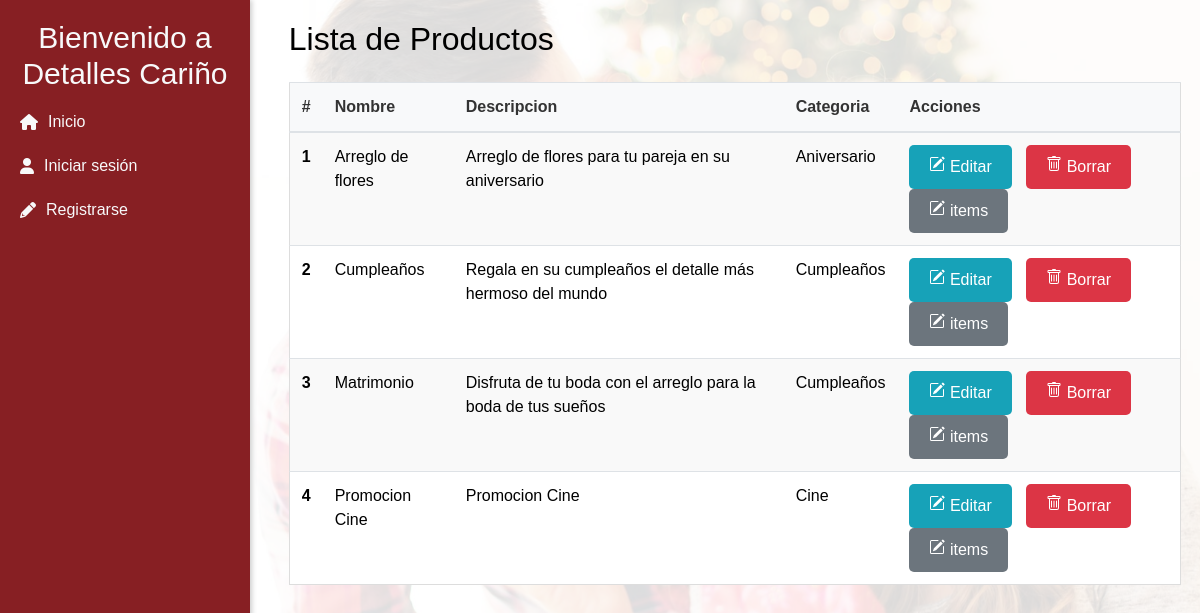
The page /productos on the database its author committed.
### pedidos/models.py (models this page shows, shortened)
class Producto(models.Model):
    nombre = models.CharField(max_length=50)
    descripcion = models.TextField(max_length=200)
    imagen = models.ImageField(upload_to='productos/', default='productos/producto-default.jpg' , null=True, blank=True)
    categoria = models.CharField(max_length=100)
    precio_base = models.DecimalField(max_digits=10, decimal_places=2, default=0.0, blank=True, null=True)

### pedidos/views.py (the view)
# urls.py: path('productos', productos, name='productos'),                                                     #Visualizar
def productos(request):
    productos = Producto.objects.all()
    contenido = {
        'productos': productos,
        'cliente': request.cliente  #llamo al cliente del middleware
    }
    return render(request, 'productos/listado.html', contenido)

### templates/productos/listado.html (shortened to what this page needs)
{% extends 'menu.html' %}
{% block content %}
  <div class="info-cliente">
    <h2 class="mb-4">Lista de Productos</h2>
    <table class="table">
      <thead>
        <tr>
          <th scope="col">#</th>
          <th scope="col">Nombre</th>
          <th scope="col">Descripcion</th>
          <th scope="col">Categoria</th>
          <th scope="col">Acciones </th>
        </tr>
      </thead>
      <tbody>
        {% for producto in productos %}
        <tr>
          <th scope="row">{{ forloop.counter }}</th>
          <td data-label="Producto">{{ producto.nombre }}</td>
          <td data-label="">{{ producto.descripcion }}</td>
          <td data-label="Categoria">{{ producto.categoria }}</td>
          <td>
            <a href="{% url 'detalle_producto' producto.id %}" class="btn btn-info btn-sm">
              Editar</a>
            <form action="{% url 'eliminar_producto' producto.id %}" method="post" style="display:inline;" class="delete-form">
                <button type="submit" class="btn btn-danger btn-sm">
                  Borrar
                </button>
            </form>
            <a href="{% url 'info_producto' producto.id %}" class="btn btn-secondary btn-sm">
              items</a>
        </td>
        </tr>
        {% endfor %}
      </tbody>
    </table>
  </div>
{% endblock %}

### static/css/main.css (style rules this page uses)
body { font-family: Arial, sans-serif; color: #000000; position: relative; }
body::before { content: ""; position: fixed; top: 0; left: 0; width: 100%; height: 100vh; background-image: url("../img/bg-main.jpg"); background-size: cover; background-position: center; background-repeat: no-repeat; z-index: -1; }
body::after { content: ""; position: fixed; top: 0; left: 0; width: 100%; height: 100%; background-color: rgba(255, 255, 255, 0.85); z-index: -1; }
table { background-color: #fff; border-radius: 20px; border: 1px solid #ddd; -webkit-overflow-scrolling: touch; }
thead th { background-color: #f8f9fa; color: #333; }
tbody tr:nth-child(odd) { background-color: #f9f9f9; }
tbody tr:nth-child(even) { background-color: #fff; }
tbody td { vertical-align: middle; }
.btn { padding: 10px 20px; font-size: 16px; border: none; border-radius: 5px; cursor: pointer; transition: background-color 0.3s ease; margin-right: 10px; }
a { color: #ec9813; text-decoration: none; }

### rows shown on the page
Producto: nombre "Arreglo de flores", descripcion "Arreglo de flores para tu pareja en su aniversario", categoria "Aniversario"
Producto: nombre "Cumpleaños", descripcion "Regala en su cumpleaños el detalle más hermoso del mundo", categoria "Cumpleaños"
Producto: nombre "Matrimonio", descripcion "Disfruta de tu boda con el arreglo para la boda de tus sueños", categoria "Cumpleaños"
Producto: nombre "Promocion Cine", descripcion "Promocion Cine", categoria "Cine"
